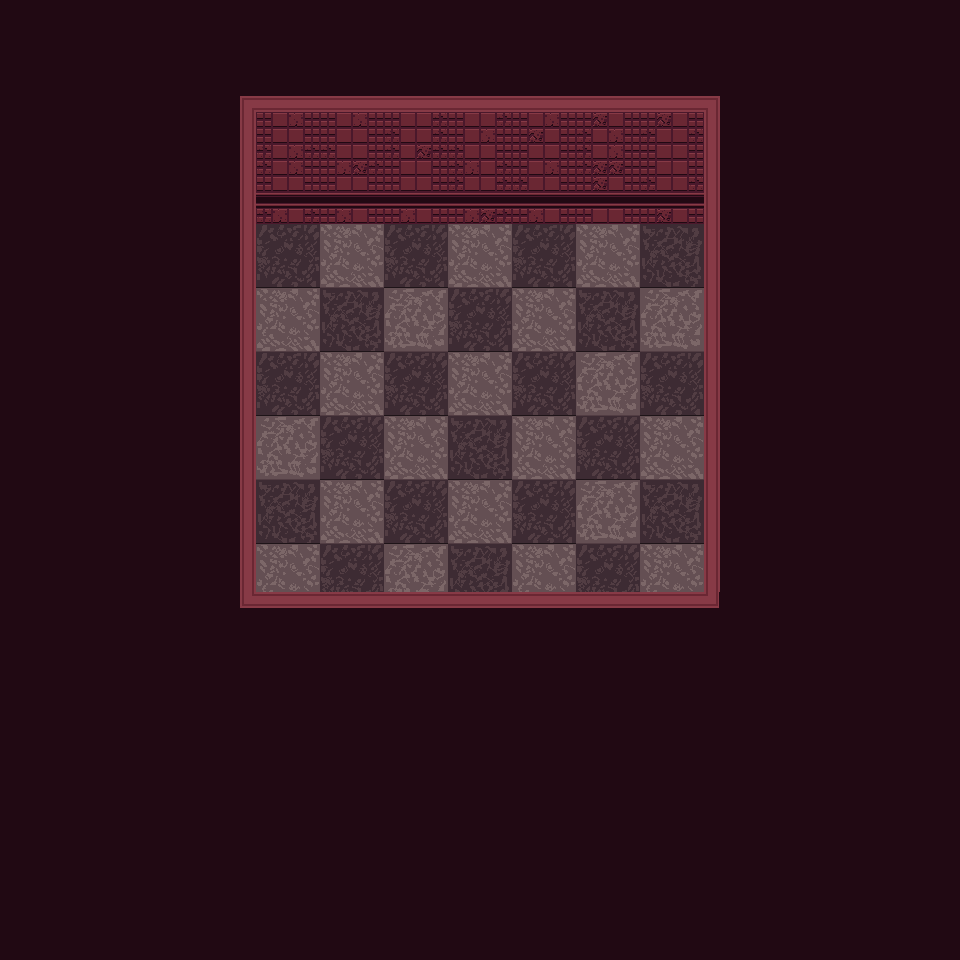

Rendered tile map (Tiled .tmx) drawn with the repository's tilesets; below, a short description and the map source with its tile grids summarised:
An orthogonal 60x60 tile map with 16x16 px tiles, 3 tile layers (1_BG1, 1_BG2, 1_FG1), 2 hidden layers not drawn, 2 tilesets and 3 objects (internal, boss_eyecube, music_area).

<map version="1.0" orientation="orthogonal" renderorder="right-down" width="60" height="60" tilewidth="16" tileheight="16">
 <properties>
  <property name="ambience" value="Dungeon.ogg" />
  <property name="ol_color_out" value="0,0,0,50" />
 </properties>
 <tileset firstgid="1" name="Normal" tilewidth="16" tileheight="16">
  <image source="../../IMG/jam.png" width="1024" height="1024" />
 </tileset>
 <tileset firstgid="4097" name="SPEC_TILES" tilewidth="16" tileheight="16">
  <image source="../../IMG/spectiles.png" width="256" height="256" />
 </tileset>
 <layer name="1_BG1" width="60" height="60">
  <properties>
   <property name="layer" value="5" />
   <property name="z" value="16" />
  </properties>
  <data>[3600 cells, 3600 non-empty, 71 distinct tile ids]</data>
 </layer>
 <layer name="1_BG2" width="60" height="60">
  <properties>
   <property name="layer" value="0" />
   <property name="z" value="16" />
  </properties>
  <data>[3600 cells, 28 non-empty, 1 distinct tile ids]</data>
 </layer>
 <layer name="1_FG1" width="60" height="60">
  <properties>
   <property name="layer" value="-10" />
   <property name="z" value="-128" />
  </properties>
  <data>[3600 cells, 2342 non-empty, 7 distinct tile ids]</data>
 </layer>
 <layer name="1_COL" width="60" height="60" visible="0">
  <properties>
   <property name="collide" value="1" />
  </properties>
  <data>[3600 cells, 2928 non-empty, 1 distinct tile ids]</data>
 </layer>
 <layer name="1_MAT" width="60" height="60" visible="0">
  <properties>
   <property name="material" value="1" />
  </properties>
  <data>[3600 cells, 672 non-empty, 1 distinct tile ids]</data>
 </layer>
 <objectgroup name="1_SPC">
  <properties>
   <property name="Snap" value="1" />
  </properties>
  <object name="door_entrance" type="internal" gid="4290" x="472" y="592">
   <properties>
    <property name="Lock" value="titan" />
    <property name="ToDoor" value="door_eyecube" />
    <property name="ToMap" value="JAM/jam" />
    <property name="dir_y" value="1.0" />
    <property name="width" value="5" />
   </properties>
  </object>
  <object name="boss_eyecube" gid="4289" x="472" y="376" />
  <object type="music_area" x="400" y="624">
   <properties>
    <property name="SOUND/MUSIC/WORLD/Hub1.ogg" value="0" />
    <property name="falloff" value="64" />
    <property name="slave" value="" />
   </properties>
   <polygon points="0,32 16,-80 144,-80 160,32" />
  </object>
 </objectgroup>
</map>
